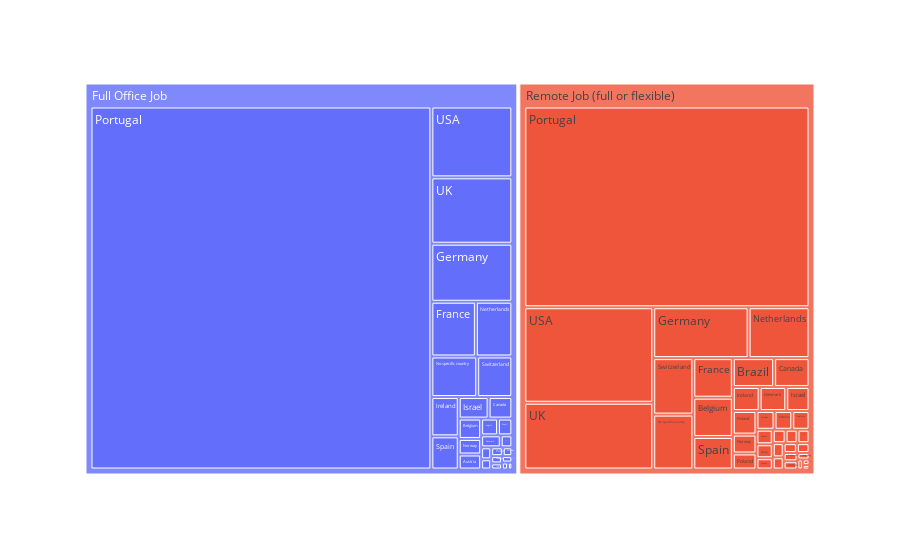

Notebook code for this chart:
### Code cell
fig = px.treemap(df2, path=['Job_Remote_or_Office','Work_Company_Country'], values='Avg_Salary')
fig.show()

### Figure 1 — Plotly figure (JSON) as saved in the notebook; plotly's stock layout.template omitted (floating-point values rounded to 4 significant figures)
{"data": [{"branchvalues": "total", "domain": {"x": [0, 1], "y": [0, 1]}, "hovertemplate": "labels=%{label}<br>Avg_Salary=%{value}<br>parent=%{parent}<br>id=%{id}<extra></extra>", "ids": ["Remote Job (full or flexible)/Andorra", "Full Office Job/Angola", "Remote Job (full or flexible)/Angola", "Full Office Job/Australia", "Remote Job (full or flexible)/Australia", "Full Office Job/Austria", "Remote Job (full or flexible)/Austria", "Full Office Job/Belgium", "Remote Job (full or flexible)/Belgium", "Full Office Job/Brazil", "Remote Job (full or flexible)/Brazil", "Full Office Job/Canada", "Remote Job (full or flexible)/Canada", "Full Office Job/Denmark", "Remote Job (full or flexible)/Denmark", "Full Office Job/Dubai", "Full Office Job/Estonia", "Remote Job (full or flexible)/Estonia", "Full Office Job/Finland", "Remote Job (full or flexible)/Finland", "Full Office Job/France", "Remote Job (full or flexible)/France", "Full Office Job/Germany", "Remote Job (full or flexible)/Germany", "Remote Job (full or flexible)/Greece", "Remote Job (full or flexible)/Guernsey", "Remote Job (full or flexible)/Guinea", "Full Office Job/Hong Kong", "Remote Job (full or flexible)/Hong Kong", "Full Office Job/India", "Remote Job (full or flexible)/India", "Full Office Job/Ireland", "Remote Job (full or flexible)/Ireland", "Full Office Job/Israel", "Remote Job (full or flexible)/Israel", "Remote Job (full or flexible)/Italy", "Full Office Job/Japan", "Full Office Job/Luxembourg", "Remote Job (full or flexible)/Luxembourg", "Remote Job (full or flexible)/Malta", "Full Office Job/Netherlands", "Remote Job (full or flexible)/Netherlands", "Remote Job (full or flexible)/Nigeria", "Full Office Job/No specific country", "Remote Job (full or flexible)/No specific country", "Full Office Job/Norway", "Remote Job (full or flexible)/Norway", "Full Office Job/Poland", "Remote Job (full or flexible)/Poland", "Full Office Job/Portugal", "Remote Job (full or flexible)/Portugal", "Remote Job (full or flexible)/Prefer not say", "Remote Job (full or flexible)/Romania", "Remote Job (full or flexible)/Singapore", "Full Office Job/Spain", "Remote Job (full or flexible)/Spain", "Full Office Job/Sweden", "Remote Job (full or flexible)/Sweden", "Full Office Job/Switzerland", "Remote Job (full or flexible)/Switzerland", "Full Office Job/UK", "Remote Job (full or flexible)/UK", "Full Office Job/USA", "Remote Job (full or flexible)/USA", "Remote Job (full or flexible)/iceland", "Full Office Job", "Remote Job (full or flexible)"], "labels": ["Andorra", "Angola", "Angola", "Australia", "Australia", "Austria", "Austria", "Belgium", "Belgium", "Brazil", "Brazil", "Canada", "Canada", "Denmark", "Denmark", "Dubai", "Estonia", "Estonia", "Finland", "Finland", "France", "France", "Germany", "Germany", "Greece", "Guernsey", "Guinea", "Hong Kong", "Hong Kong", "India", "India", "Ireland", "Ireland", "Israel", "Israel", "Italy", "Japan", "Luxembourg", "Luxembourg", "Malta", "Netherlands", "Netherlands", "Nigeria", "No specific country", "No specific country", "Norway", "Norway", "Poland", "Poland", "Portugal", "Portugal", "Prefer not say", "Romania", "Singapore", "Spain", "Spain", "Sweden", "Sweden", "Switzerland", "Switzerland", "UK", "UK", "USA", "USA", "iceland", "Full Office Job", "Remote Job (full or flexible)"], "name": "", "parents": ["Remote Job (full or flexible)", "Full Office Job", "Remote Job (full or flexible)", "Full Office Job", "Remote Job (full or flexible)", "Full Office Job", "Remote Job (full or flexible)", "Full Office Job", "Remote Job (full or flexible)", "Full Office Job", "Remote Job (full or flexible)", "Full Office Job", "Remote Job (full or flexible)", "Full Office Job", "Remote Job (full or flexible)", "Full Office Job", "Full Office Job", "Remote Job (full or flexible)", "Full Office Job", "Remote Job (full or flexible)", "Full Office Job", "Remote Job (full or flexible)", "Full Office Job", "Remote Job (full or flexible)", "Remote Job (full or flexible)", "Remote Job (full or flexible)", "Remote Job (full or flexible)", "Full Office Job", "Remote Job (full or flexible)", "Full Office Job", "Remote Job (full or flexible)", "Full Office Job", "Remote Job (full or flexible)", "Full Office Job", "Remote Job (full or flexible)", "Remote Job (full or flexible)", "Full Office Job", "Full Office Job", "Remote Job (full or flexible)", "Remote Job (full or flexible)", "Full Office Job", "Remote Job (full or flexible)", "Remote Job (full or flexible)", "Full Office Job", "Remote Job (full or flexible)", "Full Office Job", "Remote Job (full or flexible)", "Full Office Job", "Remote Job (full or flexible)", "Full Office Job", "Remote Job (full or flexible)", "Remote Job (full or flexible)", "Remote Job (full or flexible)", "Remote Job (full or flexible)", "Full Office Job", "Remote Job (full or flexible)", "Full Office Job", "Remote Job (full or flexible)", "Full Office Job", "Remote Job (full or flexible)", "Full Office Job", "Remote Job (full or flexible)", "Full Office Job", "Remote Job (full or flexible)", "Remote Job (full or flexible)", "", ""], "type": "treemap", "values": [56000, 117500, 100000, 17500, 67500, 140000, 72500, 190000, 653500, 100000, 502400, 212500, 429500, 97500, 270000, 50000, 42500, 140000, 12500, 235000, 1013000, 658600, 1953900, 2044900, 77500, 136000, 52500, 32500, 32500, 27500, 22500, 447500, 272000, 267500, 235500, 95700, 57500, 27500, 65000, 67500, 830000, 1305500, 12500, 773500, 927500, 145000, 187700, 42500, 160000, 51464700, 24126700, 48000, 16000, 55000, 377500, 541500, 35000, 142500, 592500, 954400, 2234200, 3626600, 2386000, 5188700, 48000, 63687800, 43627200]}], "layout": {"legend": {"tracegroupgap": 0}, "margin": {"t": 60}}}
